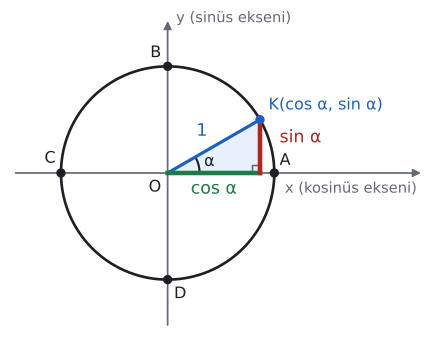

Generate this figure with Python:
import sys; sys.path.insert(0, "tools")
from cizim import *

def P(x, y): return np.array([x, y], float)
def kutup(derece, r=1.0): return P(r * np.cos(np.radians(derece)), r * np.sin(np.radians(derece)))
def cember(ax, x=(-1.45, 1.45), y=(-1.45, 1.45), eksen_adi=True):
    """Orijin merkezli birim çember ve oklu eksenler."""
    ax.set_aspect("equal"); ax.axis("off")
    t = np.linspace(0, 2 * np.pi, 400)
    ax.plot(np.cos(t), np.sin(t), color=YAZI, lw=2, zorder=2)
    ok = dict(arrowstyle="-|>", color=SOLUK, lw=1.3, mutation_scale=12)
    ax.annotate("", xy=(x[1], 0), xytext=(x[0], 0), arrowprops=ok)
    ax.annotate("", xy=(0, y[1]), xytext=(0, y[0]), arrowprops=ok)
    if eksen_adi:
        ax.text(x[1], -0.08, "x", ha="center", va="top", color=SOLUK, fontsize=12)
        ax.text(0.08, y[1], "y", ha="left", va="center", color=SOLUK, fontsize=12)
    ax.set_xlim(x[0] - 0.05, x[1] + 0.12); ax.set_ylim(y[0] - 0.05, y[1] + 0.1)
def dik(ax, K, A, B, s=0.08, renk=SOLUK):
    """K köşesinde KA ile KB arasındaki dik açı işareti."""
    K, A, B = P(*K), P(*A), P(*B)
    u = (A - K) / np.linalg.norm(A - K) * s; v = (B - K) / np.linalg.norm(B - K) * s
    ax.plot(*zip(K + u, K + u + v, K + v), color=renk, lw=1.2)
def yay(ax, a1, a2, r, ad="", renk=MAVI, k=1.55, fs=12):
    """Orijinde a1 dereceden a2 dereceye (saat yönünün tersine) açı yayı."""
    ax.add_patch(patches.Arc((0, 0), 2 * r, 2 * r, theta1=a1, theta2=a2, color=renk, lw=1.6))
    if ad:
        m = np.radians((a1 + a2) / 2)
        ax.text(k * r * np.cos(m), k * r * np.sin(m), ad, ha="center", va="center", color=renk, fontsize=fs)
def nok(ax, xy, renk=YAZI, ms=6): ax.plot(*xy, "o", color=renk, markersize=ms, zorder=5)
def yaz(ax, xy, metin, renk=YAZI, fs=13, **k): ax.text(xy[0], xy[1], metin, color=renk, fontsize=fs, **k)
def kontrol(ad, K): print(ad, np.round(K, 4), "x²+y² =", round(float(K @ K), 6))

# Ders, bölüm 3: α = 30°, K(cos α, sin α) = (√3/2, 1/2); x ekseni kosinüs, y ekseni sinüs ekseni.
O = P(0, 0); K = kutup(30); T = P(K[0], 0); kontrol("K", K)
fig, ax = sekil(5.9, 4.4); cember(ax, x=(-1.45, 2.4), eksen_adi=False)
ax.add_patch(patches.Polygon([O, T, K], closed=True, facecolor=MAVI_ACIK, edgecolor="none", zorder=1))
ax.plot(*zip(O, K), color=MAVI, lw=2.4, zorder=3); ax.plot(*zip(O, T), color=YESIL, lw=3.4, zorder=3); ax.plot(*zip(T, K), color=KIRMIZI, lw=3.4, zorder=3)
dik(ax, T, O, K, s=0.07)
yay(ax, 0, 30, 0.3, "α", renk=YAZI, k=1.35)
nok(ax, K, MAVI); yaz(ax, K + P(0.08, 0.06), "K(cos α, sin α)", MAVI, ha="left", va="bottom", fs=12)
yaz(ax, (O + K) / 2 + P(-0.06, 0.06), "1", MAVI, ha="right", va="bottom")
yaz(ax, P(K[0] / 2, -0.07), "cos α", YESIL, ha="center", va="top")
yaz(ax, P(1.05, 0.33), "sin α", KIRMIZI, ha="left", va="center")
yaz(ax, P(-0.06, -0.06), "O", ha="right", va="top", fs=12)
for xy, ad, d, ha, va in ((P(1, 0), "A", P(0.05, 0.04), "left", "bottom"), (P(0, 1), "B", P(-0.06, 0.05), "right", "bottom"),
                          (P(-1, 0), "C", P(-0.05, 0.06), "right", "bottom"), (P(0, -1), "D", P(0.06, -0.06), "left", "top")):
    nok(ax, xy); yaz(ax, xy + d, ad, ha=ha, va=va, fs=12)
yaz(ax, P(1.1, -0.08), "x (kosinüs ekseni)", SOLUK, ha="left", va="top", fs=11)
yaz(ax, P(0.08, 1.45), "y (sinüs ekseni)", SOLUK, ha="left", va="center", fs=11)
kaydet(fig, __file__)
